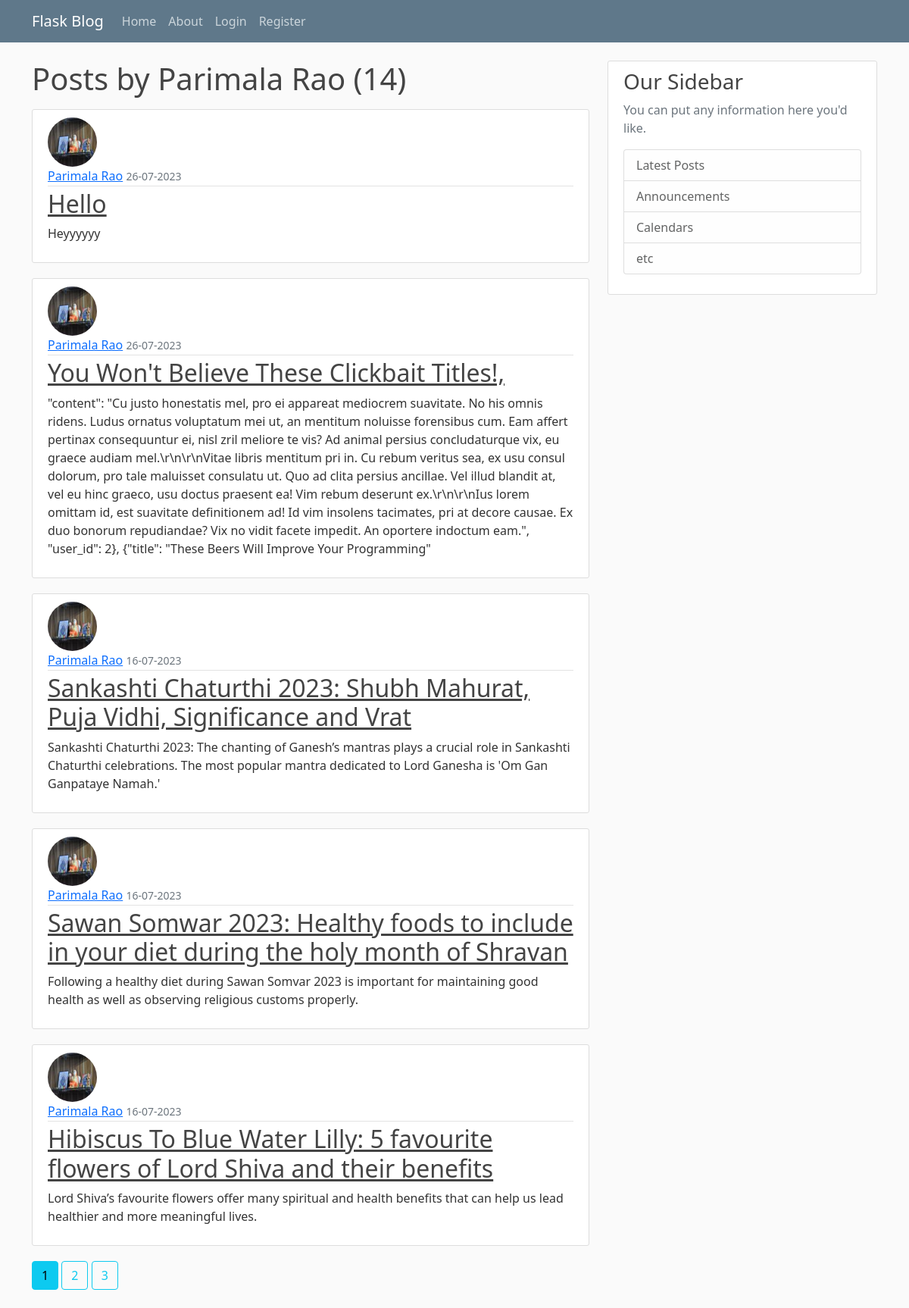
The page /user/Parimala Rao on the database its author committed.
### flaskblog/models.py (models this page shows, shortened)
class User(db.Model, UserMixin):
    id = db.Column(db.Integer, primary_key=True)
    username = db.Column(db.String(20), unique=True, nullable=False)
    email = db.Column(db.String(120), unique=True, nullable=False)
    image_file = db.Column(db.String(20), nullable=False, default='default.jpg')
    password = db.Column(db.String(60), nullable=False)
    posts = db.relationship('Post', backref='author', lazy=True)

class Post(db.Model):
    id = db.Column(db.Integer, primary_key=True)
    title = db.Column(db.String(100), nullable=False)
    date_posted = db.Column(db.DateTime, nullable=False, default=datetime.utcnow)
    content = db.Column(db.Text, nullable=False)
    user_id = db.Column(db.Integer, db.ForeignKey('user.id'), nullable=False)

### flaskblog/users/routes.py (the view)
@users.route("/user/<string:username>")
def user_posts(username):
    page = request.args.get('page', 1, type=int)
    user = User.query.filter_by(username=username).first_or_404()
    posts = Post.query.filter_by(author=user)\
        .order_by(Post.date_posted.desc())\
        .paginate(page=page, per_page=5)
    return render_template('user_posts.html', posts=posts, user=user)

### flaskblog/templates/user_posts.html
{% extends "layout.html" %}
{% block content %}
    <h1 class="mb-3">Posts by {{ user.username }} ({{ posts.total }})</h1>
    {% for post in posts.items %}
    <article class="media content-section">
        <img class="rounded-circle article-img" src="{{ url_for('static', filename='profile_pics/' + post.author.image_file) }}">
        <div class="media-body">
            <div class="article-metadata">
                <a class="mr-2" href="{{ url_for('users.user_posts', username=post.author.username) }}">{{ post.author.username }}</a>
                <small class="text-muted">{{ post.date_posted.strftime('%d-%m-%Y')}}</small>
            </div>
            <h2><a class="article-title" href="{{ url_for('posts.post', post_id=post.id) }}">{{ post.title }}</a></h2>
            <p class="article-content">{{ post.content }}</p>
        </div>
    </article>
    {% endfor %}
    {% for page_num in posts.iter_pages(left_edge=1, right_edge=1, left_current=1, right_current=2) %}
        {% if page_num %}
            {% if posts.page == page_num %}
                <a class="btn btn-info mb-4" href="{{ url_for('users.user_posts', username=user.username, page=page_num)}}">{{ page_num }}</a>
            {% else %}
                <a class="btn btn-outline-info mb-4" href="{{ url_for('users.user_posts', username=user.username, page=page_num)}}">{{ page_num }}</a>
            {% endif %}
        {% else %}
        ...
        {% endif %}
    {% endfor %}
{% endblock content %}

### flaskblog/static/main.css (style rules this page uses)
body { background: #fafafa; color: #333333; margin-top: 5rem; }
h1, h2, h3, h4, h5, h6 { color: #444444; }
.content-section { background: #ffffff; padding: 10px 20px; border: 1px solid #dddddd; border-radius: 3px; margin-bottom: 20px; }
.article-title { color: #444444; }
.article-content { white-space: pre-line; }
.article-img { height: 65px; width: 65px; margin-right: 16px; }
.article-metadata { padding-bottom: 1px; margin-bottom: 4px; border-bottom: 1px solid #e3e3e3 }

### rows shown on the page
User: username "Parimala Rao"
Post: image_file (picture), author.username "Parimala Rao", date_posted "26-07-2023", title "Hello", content "Heyyyyyy"
Post: image_file (picture), author.username "Parimala Rao", date_posted "26-07-2023", title "You Won't Believe These Clickbait Titles!,", content "\"content\": \"Cu justo honestatis mel, pro ei appareat mediocrem suavitate. No his omnis ridens. Ludus ornatus voluptatum mei ut, an mentitum noluisse forensibus cum. Eam affert pertinax consequuntur ei, nisl zril meliore te vis? Ad animal persius concludaturque vix, eu graece audiam mel.\\r\\n\\r\\nVitae libris mentitum pri in. Cu rebum veritus sea, ex usu consul dolorum, pro tale maluisset consulatu ut. Quo ad clita persius ancillae. Vel illud blandit at, vel eu hinc graeco, usu doctus praesent ea! Vim rebum deserunt ex.\\r\\n\\r\\nIus lorem omittam id, est suavitate definitionem ad! Id vim insolens tacimates, pri at decore causae. Ex duo bonorum repudiandae? Vix no vidit facete impedit. An…"
Post: image_file (picture), author.username "Parimala Rao", date_posted "16-07-2023", title "Sankashti Chaturthi 2023: Shubh Mahurat, Puja Vidhi, Significance and Vrat", content "Sankashti Chaturthi 2023: The chanting of Ganesh’s mantras plays a crucial role in Sankashti Chaturthi celebrations. The most popular mantra dedicated to Lord Ganesha is 'Om Gan Ganpataye Namah.'"
Post: image_file (picture), author.username "Parimala Rao", date_posted "16-07-2023", title "Sawan Somwar 2023: Healthy foods to include in your diet during the holy month of Shravan", content "Following a healthy diet during Sawan Somvar 2023 is important for maintaining good health as well as observing religious customs properly."
Post: image_file (picture), author.username "Parimala Rao", date_posted "16-07-2023", title "Hibiscus To Blue Water Lilly: 5 favourite flowers of Lord Shiva and their benefits", content "Lord Shiva’s favourite flowers offer many spiritual and health benefits that can help us lead healthier and more meaningful lives."

### other values the page prints
{{ posts.total }} "14"
{{ page_num }} "1"
{{ page_num }} "2" "3"
